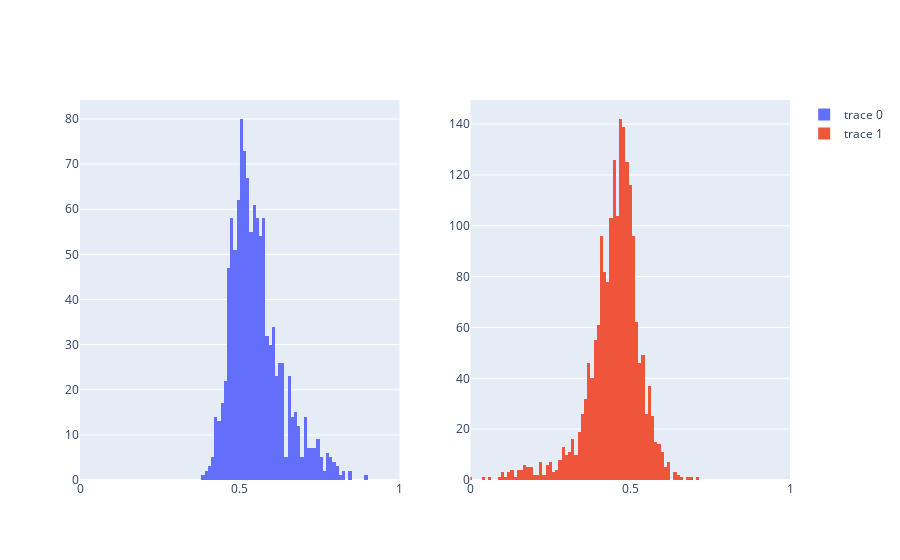

Write notebook code for a chart like this one.
### Code cell
import plotly.graph_objects as go
from plotly.subplots import make_subplots

fig = make_subplots(rows=1, cols=2)

# fig.add_trace(go.Scatter(x=df_combine['macd_line'],y=df_combine['macd_signal'],marker_color=df_combine['is_pump'],mode='markers',marker=dict(showscale=True)), row=1, col=1)

fig.add_trace(go.Histogram(x=df_combine_prob[df_combine_prob['is_pump'] == 1]['average']),row=1,col=1)
fig.add_trace(go.Histogram(x=df_combine_prob[df_combine_prob['is_pump'] == 0]['average']),row=1,col=2)

fig.update_xaxes(
    range=(0, 1),
)

fig.show()

### Figure 1 — Plotly figure (JSON) as saved in the notebook; plotly's stock layout.template omitted (floating-point values rounded to 4 significant figures; data arrays with more than 128 entries replaced by an {"elided": "..."} marker saying what was removed)
{"data": [{"type": "histogram", "x": {"elided": "1121 float values"}, "xaxis": "x", "yaxis": "y"}, {"type": "histogram", "x": {"elided": "1933 float values"}, "xaxis": "x2", "yaxis": "y2"}], "layout": {"xaxis": {"anchor": "y", "domain": [0, 0.45], "range": [0, 1]}, "xaxis2": {"anchor": "y2", "domain": [0.55, 1], "range": [0, 1]}, "yaxis": {"anchor": "x", "domain": [0, 1]}, "yaxis2": {"anchor": "x2", "domain": [0, 1]}}}
